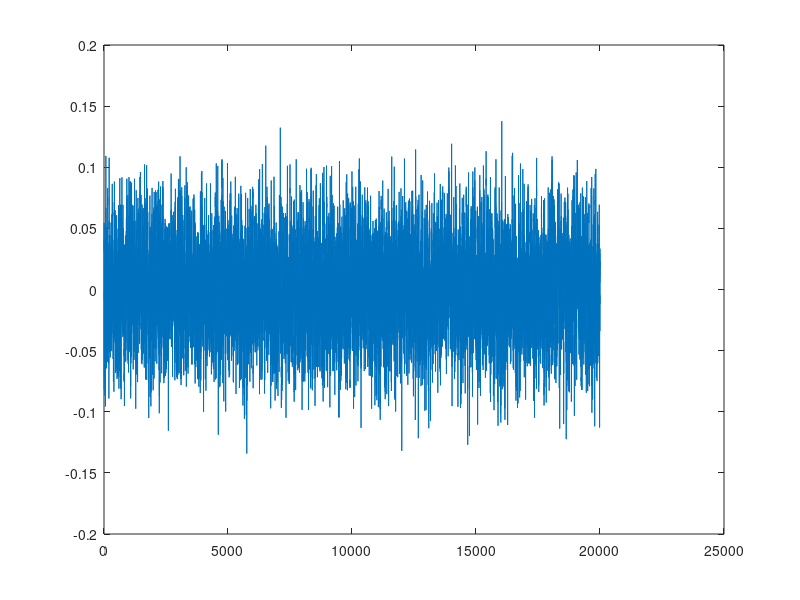

This figure's MATLAB source:
%%%%%% Auxiliar problema 2

close all
clear all
L = 20010;
fs = 44100;

M = 3;
mu = 50;
a = [1];
bS = [1 0.9 0.5 0.45 0.35 0.25];
bU = [0.8 0.2 -0.1];
SigmaR2 = 0.0005; 
Amplitud = normrnd(0.1,sqrt(0.003),1);
Fase = unifrnd(0,2*pi);

GAuxiliar = Amplitud*sin(2*pi*500/fs*(1:L)+Fase)';
G = GAuxiliar(9:20010);
R = normrnd(0,sqrt(SigmaR2),L,1);
SAuxiliar = filter(bS,a,R);
S = SAuxiliar(9:20010);
X = S + G;

figure()
plot(X)


